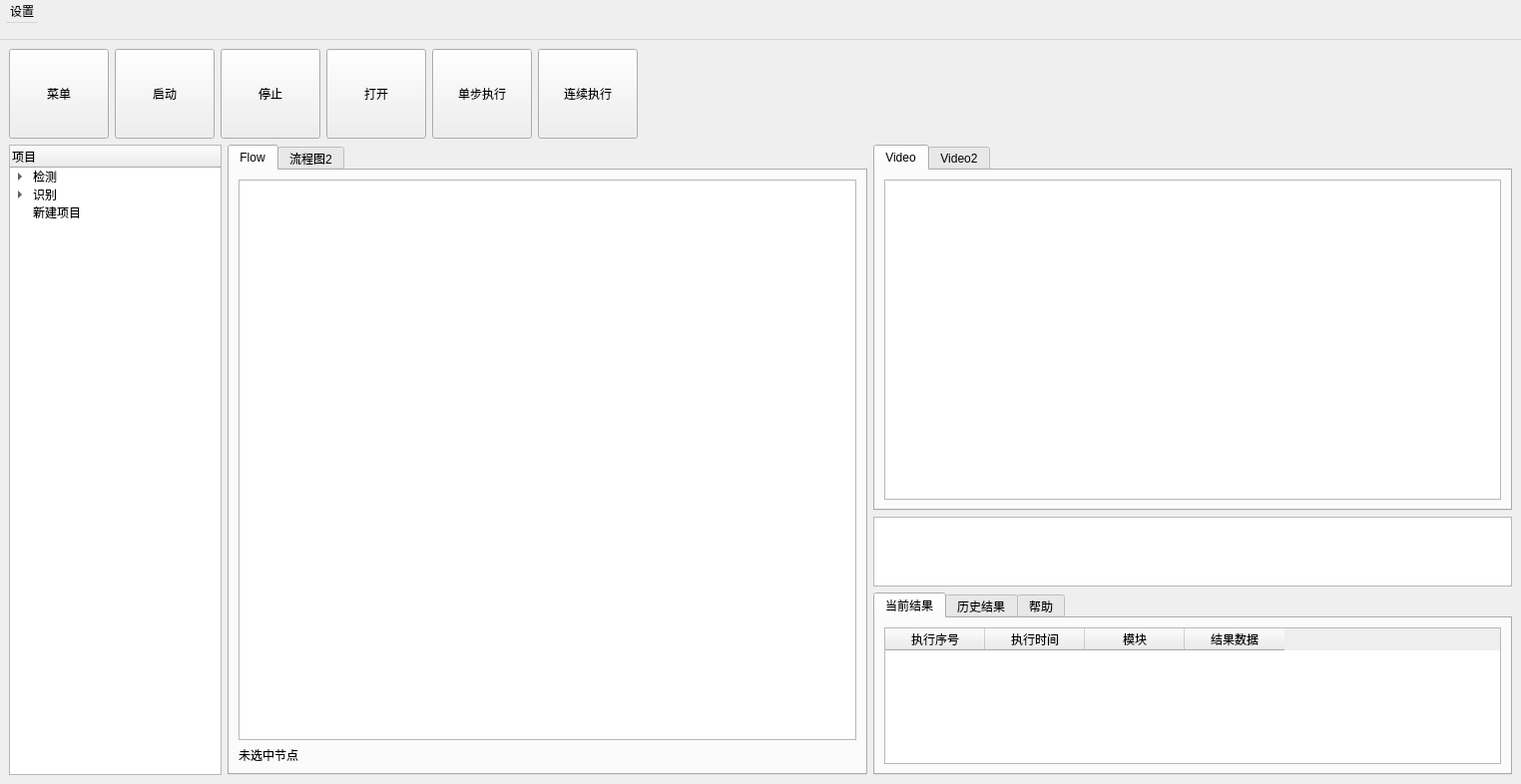
<?xml version="1.0" encoding="UTF-8"?>
<ui version="4.0">
 <class>MainWindow</class>
 <widget class="QMainWindow" name="MainWindow">
  <property name="geometry">
   <rect>
    <x>0</x>
    <y>0</y>
    <width>1524</width>
    <height>786</height>
   </rect>
  </property>
  <property name="sizePolicy">
   <sizepolicy hsizetype="MinimumExpanding" vsizetype="Preferred">
    <horstretch>0</horstretch>
    <verstretch>0</verstretch>
   </sizepolicy>
  </property>
  <property name="windowTitle">
   <string>MainWindow</string>
  </property>
  <widget class="QWidget" name="centralwidget">
   <layout class="QHBoxLayout" name="horizontalLayout_4">
    <item>
     <layout class="QVBoxLayout" name="verticalLayout_4">
      <item>
       <layout class="QHBoxLayout" name="horizontalLayout">
        <item>
         <widget class="QPushButton" name="menu_button">
          <property name="minimumSize">
           <size>
            <width>100</width>
            <height>90</height>
           </size>
          </property>
          <property name="maximumSize">
           <size>
            <width>100</width>
            <height>90</height>
           </size>
          </property>
          <property name="text">
           <string>菜单</string>
          </property>
         </widget>
        </item>
        <item>
         <widget class="QPushButton" name="camera_button">
          <property name="minimumSize">
           <size>
            <width>100</width>
            <height>90</height>
           </size>
          </property>
          <property name="maximumSize">
           <size>
            <width>100</width>
            <height>90</height>
           </size>
          </property>
          <property name="text">
           <string>启动</string>
          </property>
         </widget>
        </item>
        <item>
         <widget class="QPushButton" name="close_button">
          <property name="minimumSize">
           <size>
            <width>100</width>
            <height>90</height>
           </size>
          </property>
          <property name="maximumSize">
           <size>
            <width>100</width>
            <height>90</height>
           </size>
          </property>
          <property name="text">
           <string>停止</string>
          </property>
         </widget>
        </item>
        <item>
         <widget class="QPushButton" name="open_button">
          <property name="minimumSize">
           <size>
            <width>100</width>
            <height>90</height>
           </size>
          </property>
          <property name="maximumSize">
           <size>
            <width>100</width>
            <height>90</height>
           </size>
          </property>
          <property name="text">
           <string>打开</string>
          </property>
         </widget>
        </item>
        <item>
         <widget class="QPushButton" name="btn_step_execute">
          <property name="minimumSize">
           <size>
            <width>100</width>
            <height>90</height>
           </size>
          </property>
          <property name="maximumSize">
           <size>
            <width>100</width>
            <height>90</height>
           </size>
          </property>
          <property name="text">
           <string>单步执行</string>
          </property>
         </widget>
        </item>
        <item>
         <widget class="QPushButton" name="btn_continuous_execute">
          <property name="minimumSize">
           <size>
            <width>100</width>
            <height>90</height>
           </size>
          </property>
          <property name="maximumSize">
           <size>
            <width>100</width>
            <height>90</height>
           </size>
          </property>
          <property name="text">
           <string>连续执行</string>
          </property>
         </widget>
        </item>
        <item>
         <spacer name="horizontalSpacer">
          <property name="orientation">
           <enum>Qt::Horizontal</enum>
          </property>
          <property name="sizeHint" stdset="0">
           <size>
            <width>40</width>
            <height>20</height>
           </size>
          </property>
         </spacer>
        </item>
       </layout>
      </item>
      <item>
       <layout class="QHBoxLayout" name="horizontalLayout_2" stretch="1,3,3">
        <item>
         <widget class="QTreeWidget" name="tree">
          <column>
           <property name="text">
            <string>项目</string>
           </property>
          </column>
          <item>
           <property name="text">
            <string>检测</string>
           </property>
           <item>
            <property name="text">
             <string>直线</string>
            </property>
           </item>
           <item>
            <property name="text">
             <string>圆</string>
            </property>
           </item>
           <item>
            <property name="text">
             <string>灰度</string>
            </property>
           </item>
          </item>
          <item>
           <property name="text">
            <string>识别</string>
           </property>
           <item>
            <property name="text">
             <string>人脸</string>
            </property>
           </item>
           <item>
            <property name="text">
             <string>颜色</string>
            </property>
           </item>
          </item>
          <item>
           <property name="text">
            <string>新建项目</string>
           </property>
          </item>
         </widget>
        </item>
        <item>
         <widget class="QTabWidget" name="flowWidget">
          <property name="currentIndex">
           <number>0</number>
          </property>
          <widget class="QWidget" name="flow">
           <attribute name="title">
            <string>Flow</string>
           </attribute>
           <layout class="QVBoxLayout" name="verticalLayout_3">
            <item>
             <widget class="QGraphicsView" name="flowView"/>
            </item>
            <item>
             <widget class="QLabel" name="lbl_current_node">
              <property name="text">
               <string>未选中节点</string>
              </property>
             </widget>
            </item>
           </layout>
          </widget>
          <widget class="QWidget" name="tab_4">
           <attribute name="title">
            <string>流程图2</string>
           </attribute>
          </widget>
         </widget>
        </item>
        <item>
         <layout class="QVBoxLayout" name="verticalLayout_2" stretch="10,1,5">
          <item>
           <widget class="QTabWidget" name="tabWidget">
            <property name="currentIndex">
             <number>0</number>
            </property>
            <widget class="QWidget" name="Video">
             <attribute name="title">
              <string>Video</string>
             </attribute>
             <layout class="QHBoxLayout" name="horizontalLayout_5">
              <item>
               <widget class="QGraphicsView" name="graphicsView_video"/>
              </item>
             </layout>
            </widget>
            <widget class="QWidget" name="tab">
             <attribute name="title">
              <string>Video2</string>
             </attribute>
            </widget>
           </widget>
          </item>
          <item>
           <widget class="QListWidget" name="image_gallery">
            <property name="flow">
             <enum>QListView::LeftToRight</enum>
            </property>
            <property name="resizeMode">
             <enum>QListView::Adjust</enum>
            </property>
            <property name="spacing">
             <number>10</number>
            </property>
            <property name="viewMode">
             <enum>QListView::IconMode</enum>
            </property>
           </widget>
          </item>
          <item>
           <widget class="QTabWidget" name="result_tab">
            <property name="currentIndex">
             <number>0</number>
            </property>
            <widget class="QWidget" name="tab_2">
             <attribute name="title">
              <string>当前结果</string>
             </attribute>
             <layout class="QVBoxLayout" name="verticalLayout">
              <item>
               <widget class="QTableWidget" name="execution_log">
                <property name="columnCount">
                 <number>4</number>
                </property>
                <column>
                 <property name="text">
                  <string>执行序号</string>
                 </property>
                </column>
                <column>
                 <property name="text">
                  <string>执行时间</string>
                 </property>
                </column>
                <column>
                 <property name="text">
                  <string>模块</string>
                 </property>
                </column>
                <column>
                 <property name="text">
                  <string>结果数据</string>
                 </property>
                </column>
               </widget>
              </item>
             </layout>
            </widget>
            <widget class="QWidget" name="tab_3">
             <attribute name="title">
              <string>历史结果</string>
             </attribute>
            </widget>
            <widget class="QWidget" name="tab_5">
             <attribute name="title">
              <string>帮助</string>
             </attribute>
            </widget>
           </widget>
          </item>
         </layout>
        </item>
       </layout>
      </item>
     </layout>
    </item>
   </layout>
  </widget>
  <widget class="QMenuBar" name="menubar">
   <property name="geometry">
    <rect>
     <x>0</x>
     <y>0</y>
     <width>1524</width>
     <height>40</height>
    </rect>
   </property>
   <property name="sizePolicy">
    <sizepolicy hsizetype="Fixed" vsizetype="Minimum">
     <horstretch>0</horstretch>
     <verstretch>0</verstretch>
    </sizepolicy>
   </property>
   <property name="minimumSize">
    <size>
     <width>0</width>
     <height>40</height>
    </size>
   </property>
   <property name="maximumSize">
    <size>
     <width>16777215</width>
     <height>50</height>
    </size>
   </property>
   <property name="font">
    <font>
     <pointsize>9</pointsize>
    </font>
   </property>
   <widget class="QMenu" name="menu">
    <property name="geometry">
     <rect>
      <x>246</x>
      <y>116</y>
      <width>117</width>
      <height>90</height>
     </rect>
    </property>
    <property name="font">
     <font>
      <pointsize>9</pointsize>
     </font>
    </property>
    <property name="title">
     <string>设置</string>
    </property>
    <addaction name="action"/>
    <addaction name="action1"/>
   </widget>
   <addaction name="menu"/>
  </widget>
  <action name="action">
   <property name="text">
    <string>摄像头设置</string>
   </property>
   <property name="font">
    <font/>
   </property>
  </action>
  <action name="action1">
   <property name="text">
    <string>1</string>
   </property>
   <property name="font">
    <font/>
   </property>
  </action>
 </widget>
 <resources/>
 <connections/>
</ui>
